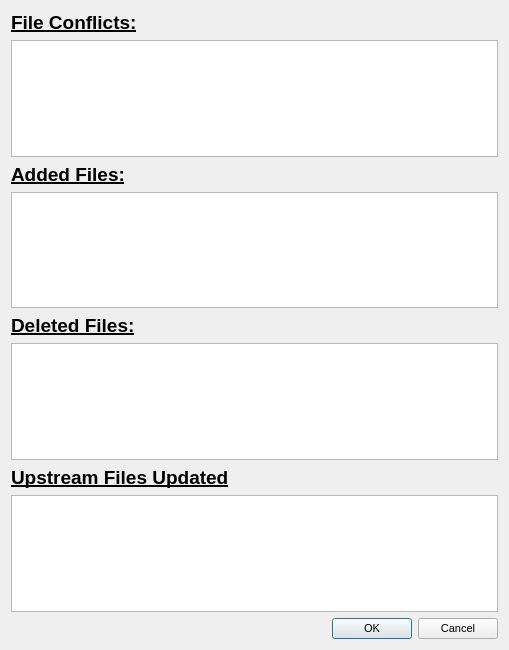
<?xml version="1.0" encoding="UTF-8"?>
<ui version="4.0">
 <class>Dialog</class>
 <widget class="QDialog" name="Dialog">
  <property name="geometry">
   <rect>
    <x>0</x>
    <y>0</y>
    <width>509</width>
    <height>650</height>
   </rect>
  </property>
  <property name="font">
   <font>
    <pointsize>14</pointsize>
    <underline>true</underline>
   </font>
  </property>
  <property name="windowTitle">
   <string>Dialog</string>
  </property>
  <layout class="QVBoxLayout" name="verticalLayout">
   <item>
    <widget class="QLabel" name="conflictLabel">
     <property name="font">
      <font>
       <pointsize>14</pointsize>
       <weight>75</weight>
       <bold>true</bold>
       <underline>true</underline>
      </font>
     </property>
     <property name="text">
      <string>File Conflicts:</string>
     </property>
    </widget>
   </item>
   <item>
    <widget class="QTableView" name="conflictView">
     <property name="font">
      <font>
       <pointsize>8</pointsize>
       <underline>false</underline>
      </font>
     </property>
    </widget>
   </item>
   <item>
    <widget class="QLabel" name="addedLabel">
     <property name="font">
      <font>
       <pointsize>14</pointsize>
       <weight>75</weight>
       <bold>true</bold>
       <underline>true</underline>
      </font>
     </property>
     <property name="text">
      <string>Added Files:</string>
     </property>
    </widget>
   </item>
   <item>
    <widget class="QTableView" name="addedView">
     <property name="font">
      <font>
       <pointsize>8</pointsize>
       <underline>false</underline>
      </font>
     </property>
    </widget>
   </item>
   <item>
    <widget class="QLabel" name="deletedLabel">
     <property name="font">
      <font>
       <pointsize>14</pointsize>
       <weight>75</weight>
       <bold>true</bold>
       <underline>true</underline>
      </font>
     </property>
     <property name="text">
      <string>Deleted Files:</string>
     </property>
    </widget>
   </item>
   <item>
    <widget class="QTableView" name="deletedView">
     <property name="font">
      <font>
       <pointsize>8</pointsize>
       <underline>false</underline>
      </font>
     </property>
    </widget>
   </item>
   <item>
    <widget class="QLabel" name="upstreamlbl">
     <property name="font">
      <font>
       <weight>75</weight>
       <bold>true</bold>
      </font>
     </property>
     <property name="text">
      <string>Upstream Files Updated</string>
     </property>
    </widget>
   </item>
   <item>
    <widget class="QTableView" name="upstreamtable">
     <property name="font">
      <font>
       <pointsize>8</pointsize>
       <kerning>false</kerning>
      </font>
     </property>
    </widget>
   </item>
   <item>
    <widget class="QDialogButtonBox" name="buttonBox">
     <property name="font">
      <font>
       <pointsize>8</pointsize>
       <underline>false</underline>
      </font>
     </property>
     <property name="orientation">
      <enum>Qt::Horizontal</enum>
     </property>
     <property name="standardButtons">
      <set>QDialogButtonBox::Cancel|QDialogButtonBox::Ok</set>
     </property>
    </widget>
   </item>
  </layout>
 </widget>
 <resources/>
 <connections>
  <connection>
   <sender>buttonBox</sender>
   <signal>accepted()</signal>
   <receiver>Dialog</receiver>
   <slot>accept()</slot>
   <hints>
    <hint type="sourcelabel">
     <x>248</x>
     <y>254</y>
    </hint>
    <hint type="destinationlabel">
     <x>157</x>
     <y>274</y>
    </hint>
   </hints>
  </connection>
  <connection>
   <sender>buttonBox</sender>
   <signal>rejected()</signal>
   <receiver>Dialog</receiver>
   <slot>reject()</slot>
   <hints>
    <hint type="sourcelabel">
     <x>316</x>
     <y>260</y>
    </hint>
    <hint type="destinationlabel">
     <x>286</x>
     <y>274</y>
    </hint>
   </hints>
  </connection>
 </connections>
</ui>
